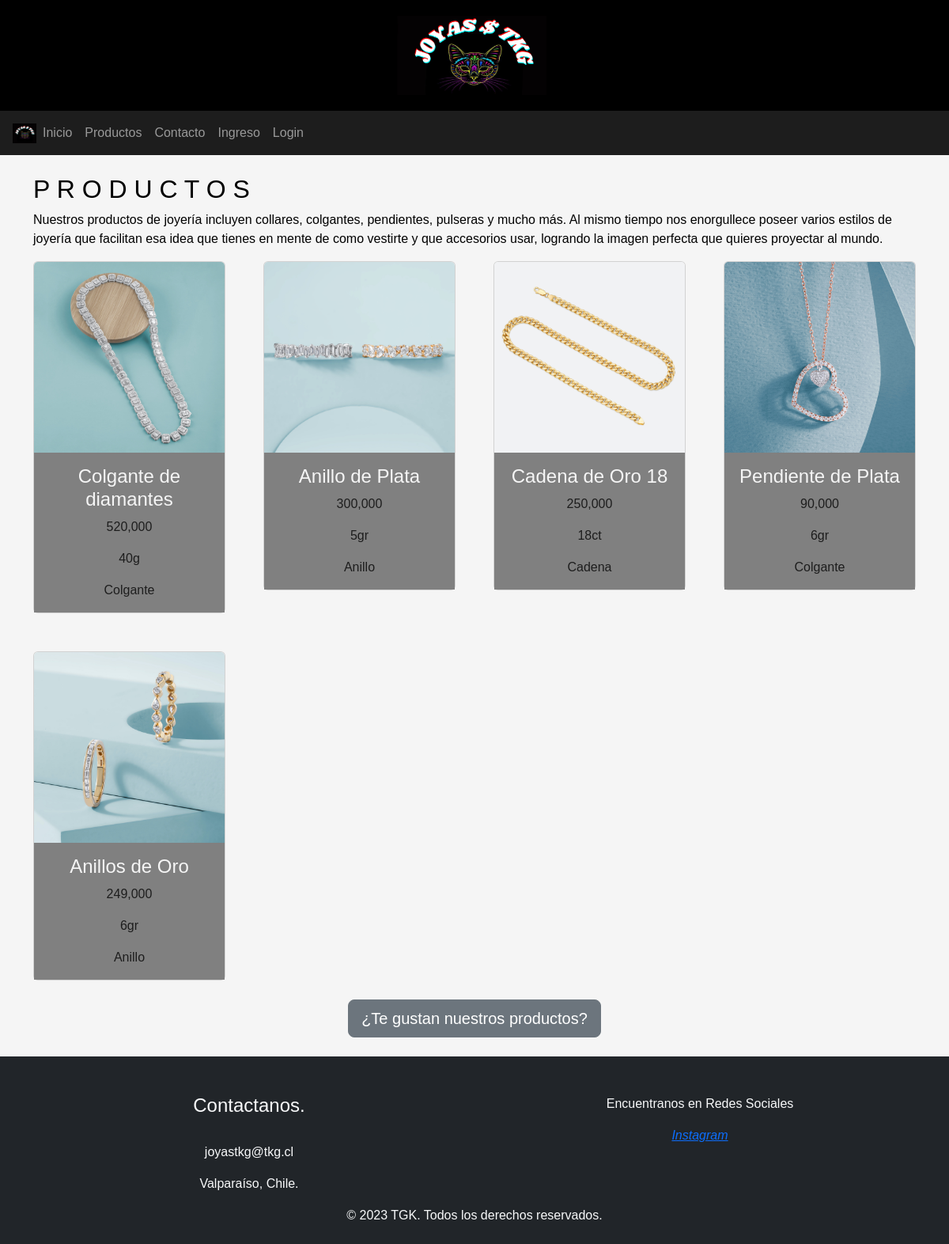
Before: /productos with the older database file.
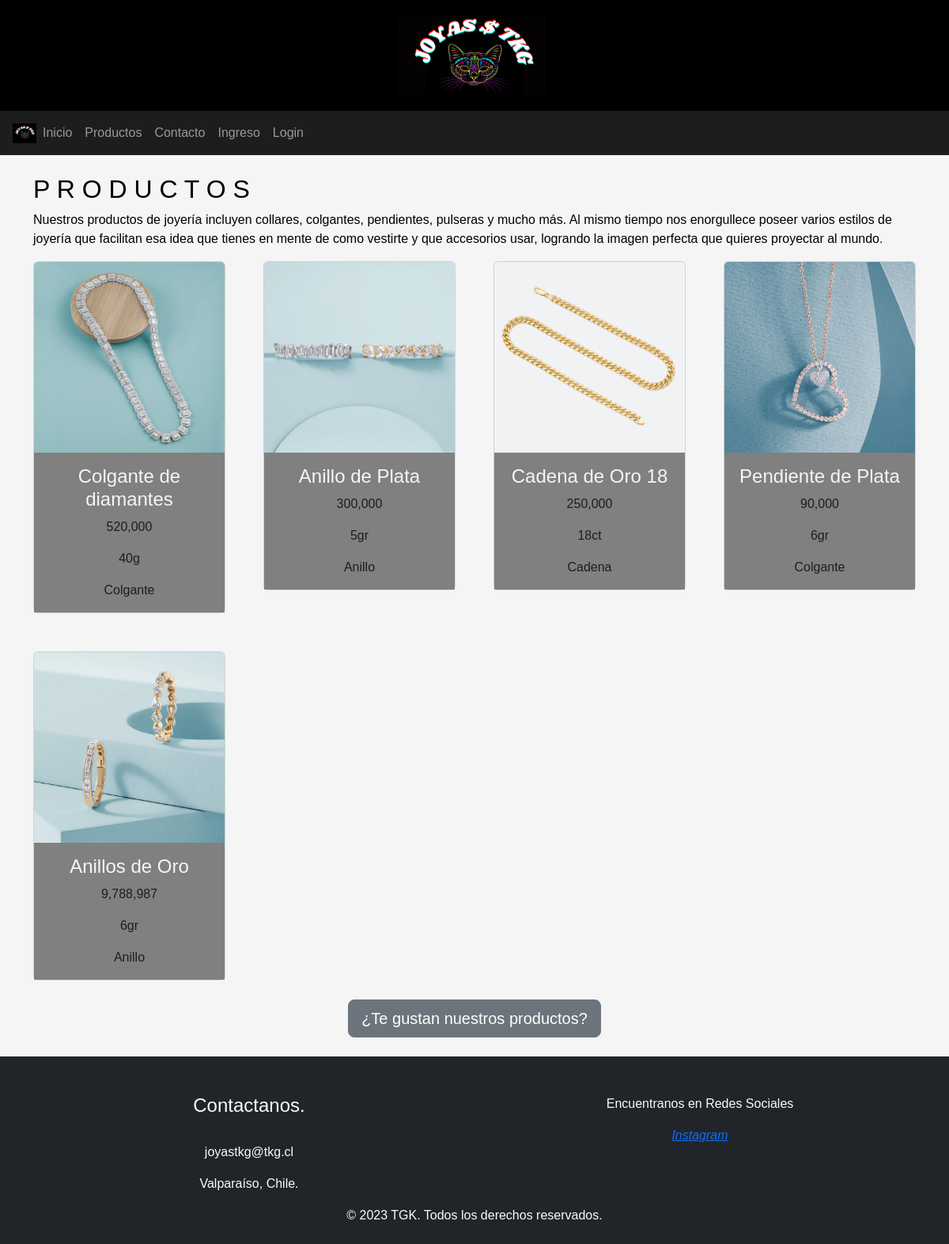
After: the same page with the newer database file.
### joyastkg/models.py (models this page shows, shortened)
class Producto(models.Model):
    nombre = models.CharField(max_length=50)
    precio = models.IntegerField()
    peso = models.CharField(max_length=4)
    imagen = models.ImageField(upload_to="productos", null=True)
    tipo = models.ForeignKey(Tipo, on_delete=models.CASCADE)

class Tipo(models.Model):
    nombre = models.CharField(max_length=35)
    def __str__(self):
        return self.nombre

### joyastkg/views.py (the view)
# urls.py: path('productos', views.disponible, name='productos'),
def disponible(request):
    productos = Producto.objects.all()
    datos = {"productos": productos}
    return render(request, 'joyastkg/productos.html', datos)

### joyastkg/templates/joyastkg/productos.html
{% extends 'joyastkg/base.html' %}
{% block contenido %}
{% load humanize %}
{% load static %}
    <div class="container">
        <br>
        <h2> P R O D U C T O S</h2>
        <p>Nuestros productos de joyería incluyen collares, colgantes, pendientes, pulseras y mucho más.
            Al mismo tiempo nos enorgullece poseer varios estilos de joyería que facilitan esa idea que
            tienes en mente de como vestirte y que accesorios usar, logrando la imagen perfecta que
            quieres proyectar al mundo. </p>
    </div>
    <div class="container">
        <div class="row row-cols-4 g-5">
            {% for p in productos %}
            <div class="col">
                <div class="card">
                    {% if p.imagen %}
                    <img class="card-img-top" src="{{p.imagen.url}}" alt="prod-1">
                {% endif %}
                    <div class="card-body">
                        <h4 class="card-title">{{p.nombre}}</h4>
                        <p class="card-text">{{p.precio | intcomma}}</p>
                        <p class="card-text">{{p.peso}}</p>
                        <p class="card-text">{{p.tipo}}</p>
                    </div>
                </div>
            </div>
            {% endfor %}
        </div>
    </div>
{% endblock %}

### joyastkg/templates/joyastkg/base.html (shortened to what this page needs)
{% load static %}
<!DOCTYPE html>
<html lang="en">
<head>
    <link href="https://cdn.jsdelivr.net/npm/bootstrap@5.2.3/dist/css/bootstrap.min.css" rel="stylesheet">
    <link rel="stylesheet" href="{% static 'joyastkg/style.css' %}">
</head>
<body>
    <header>
        <img src="{% static 'joyastkg/assets/logo-1.png' %}" alt="logo-1" class="logo">
    </header>
    <div>
        <nav class="navbar navbar-expand-lg  navbar-dark">
                <img src="{% static 'joyastkg/assets/LOGO1.png' %}" alt="logo-peq" width="30" height="25"
                class="d-inline-block align-top"
                >
            <div class="collapse navbar-collapse" id="toggleMobileMenu">
                <ul class="navbar-nav text-center">
                    <li>
                        <a class="nav-link" href="{% url 'index' %}">Inicio</a>
                    </li>
                    <li>
                        <a class="nav-link" href="{% url 'productos' %}">Productos</a>
                    </li>
                    <li>
                        <a class="nav-link" href="{% url 'contacto' %}">Contacto</a>
                    </li>
                    <li>
                        <a class="nav-link" href="{% url 'listar-producto' %}">Ingreso</a>
                    </li>
                    <li>
                        <a class="nav-link" href="{% url 'login' %}">Login</a>
                    </li>
                </ul>
            </div>
        </nav>
    </div>
{% block contenido %}
{% endblock%}
 <div class="burbujas">
    <div class="container text-center ">
        <button class="btn btn-secondary btn-lg mt-4 mb-4" data-bs-toggle="modal" data-bs-target="#modal-1" onclick="burbuja()">
            ¿Te gustan nuestros productos?
        </button>
    </div>
</div>
    <footer class="bg-dark text-light pt-5 pb-4">
        <div class="container text-center text-md-left">
            <div class="row text-center text-md-left">
                <div class="col-md-6">
                    <h4>Contactanos. </h4>
                    <br>
                    <p>joyastkg@tkg.cl</p>
                    <p>Valparaíso, Chile.</p>
                </div>
                <div class="col-md-6">
                    <p>Encuentranos en Redes Sociales</p>
                    <a href="https://instagram.com/joyas.tkg?igshid=YmMyMTA2M2Y="><i class="nav-link">Instagram</i></a>
                </div>
            </div>
            <div>
                © 2023 TGK. Todos los derechos reservados.
            </div>
        </div>
    </footer>
</body>
</html>

### joyastkg/static/joyastkg/style.css (style rules this page uses)
body { background-color: whitesmoke; color: black; font-family:'Franklin Gothic Medium', 'Arial Narrow', Arial, sans-serif; }
header { background-color: black; color: white; text-justify:auto; font-size: 30px; text-align: center; padding: 20px; }
.logo { display: inline; align-items: center; height: 100px; width: 400px; margin-left: 20px; }
nav { display: inline; background-color: #1d1d1d; text-align: center; width: 100%; }
nav a { color: white; text-decoration: none; text-align: center; }
.row { display: flex; flex-wrap: wrap; text-align: center; }
.card-body { text-align: center; color: whitesmoke; background-color: grey; }
.card-text { color: #1d1d1d; }
footer { background: #1d1d1d; }

Changed rows visible on the page:
changed Producto "Anillos de Oro": precio "249,000" → "9,788,987"
